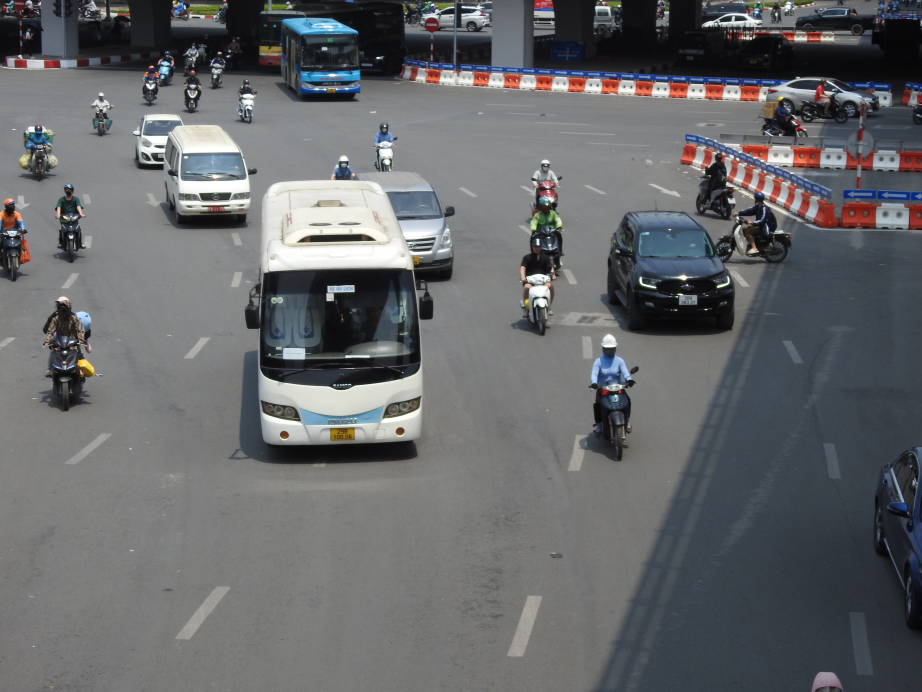
#> input picture test/Mix_001.JPG, 4608 x 3456 px (shown at 1/5 size); its folder holds only this picture in this run
$ python -i preprocess_dataset.py   (imports and definitions only)
#> lines starting #> are read from the running program, lines starting #| are printed output that depends on the picture
#> further down, picture is the input picture: shape (3456, 4608, 3); mean B, G, R 106.2, 103.8, 102.3
import os
import sys
import io
import cv2
import random
import numpy as np
import matplotlib.pyplot as plt
from pathlib import Path

# Fix encoding trên Windows
if sys.stdout.encoding != 'utf-8':
    try:
        if hasattr(sys.stdout, 'buffer') and sys.stdout.buffer is not None:
            sys.stdout = io.TextIOWrapper(sys.stdout.buffer, encoding='utf-8', errors='replace')
        if hasattr(sys.stderr, 'buffer') and sys.stderr.buffer is not None:
            sys.stderr = io.TextIOWrapper(sys.stderr.buffer, encoding='utf-8', errors='replace')
    except (AttributeError, io.UnsupportedOperation):
        pass

class ImagePreprocessor:
    def __init__(self, input_dir="./image", output_dir="./image_output", target_size=(224, 224)):
#> called with input_dir = './image', output_dir = './image_output', target_size = (224, 224)
        self.input_dir = Path(input_dir)
        self.output_dir = Path(output_dir)
        self.target_size = target_size
        self.classes = [d.name for d in self.input_dir.iterdir() if d.is_dir()] if self.input_dir.exists() else []

        self.output_dir.mkdir(parents=True, exist_ok=True)
        for cls in self.classes:
            (self.output_dir / cls).mkdir(exist_ok=True)

    # [18 lines left out: functions is_valid_image, clean_and_resize, not called in this run]

    def augment_image(self, image):
        # Lật ngang ngẫu nhiên
        if random.random() > 0.5:
            image = cv2.flip(image, 1)
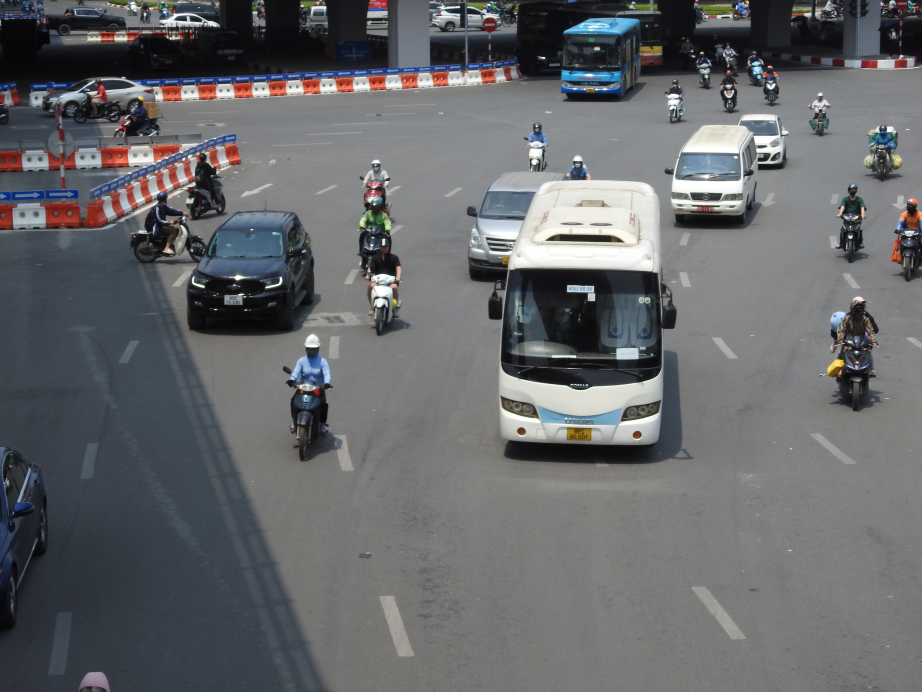
#> image: shape (3456, 4608, 3) (shown at 1/5 size); mean of channels 0, 1, 2 106.2, 103.8, 102.3; drawn as B, G, R
        # Xoay ngẫu nhiên (-20 đến 20 độ)
        if random.random() > 0.5:
            angle = random.randint(-20, 20)
            h, w = image.shape[:2]
#> h = 3456; w = 4608
            M = cv2.getRotationMatrix2D((w/2, h/2), angle, 1.0)
            image = cv2.warpAffine(image, M, (w, h), borderMode=cv2.BORDER_REPLICATE)
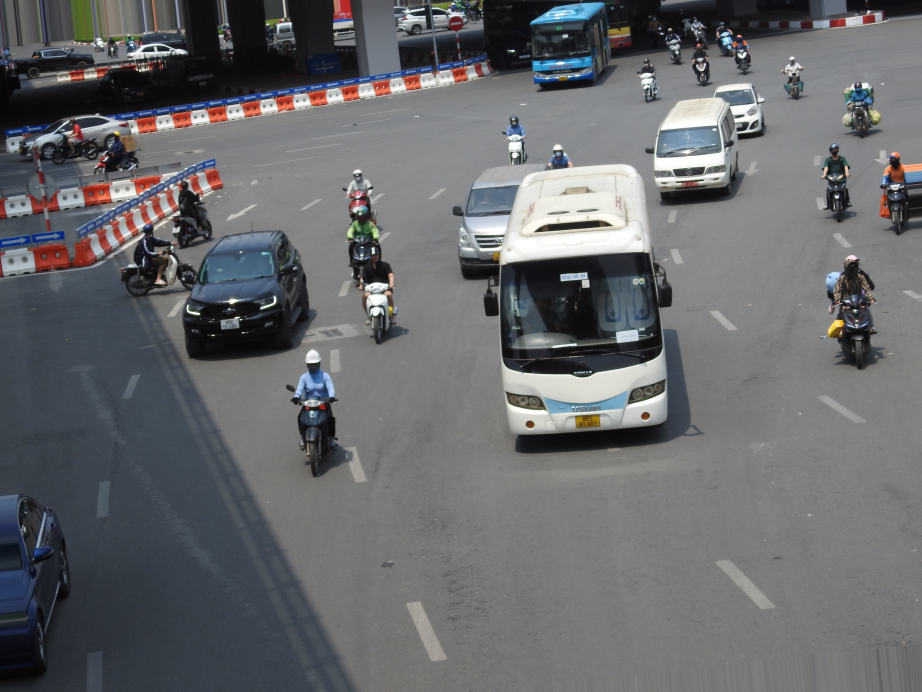
#> image: shape (3456, 4608, 3) (shown at 1/5 size); mean of channels 0, 1, 2 107.2, 104.9, 103.4; drawn as B, G, R
        # Thay đổi độ sáng ngẫu nhiên
        if random.random() > 0.5:
            value = random.randint(-30, 30)
            hsv = cv2.cvtColor(image, cv2.COLOR_BGR2HSV)
            h, s, v = cv2.split(hsv)
            if value >= 0:
                v[v > (255 - value)] = 255
                v[v <= (255 - value)] += value
            else:
                v[v < -value] = 0
                v[v >= -value] -= -value
            image = cv2.cvtColor(cv2.merge((h, s, v)), cv2.COLOR_HSV2BGR)
        return image

    # [44 lines left out: functions balance_data, visualize_samples, not called in this run]

# [7 lines not run here, left out]

>>> import cv2
>>> picture = cv2.imread('test/Mix_001.JPG')
>>> result = ImagePreprocessor().augment_image(picture)

$ run again, on test/Mix_002.JPG
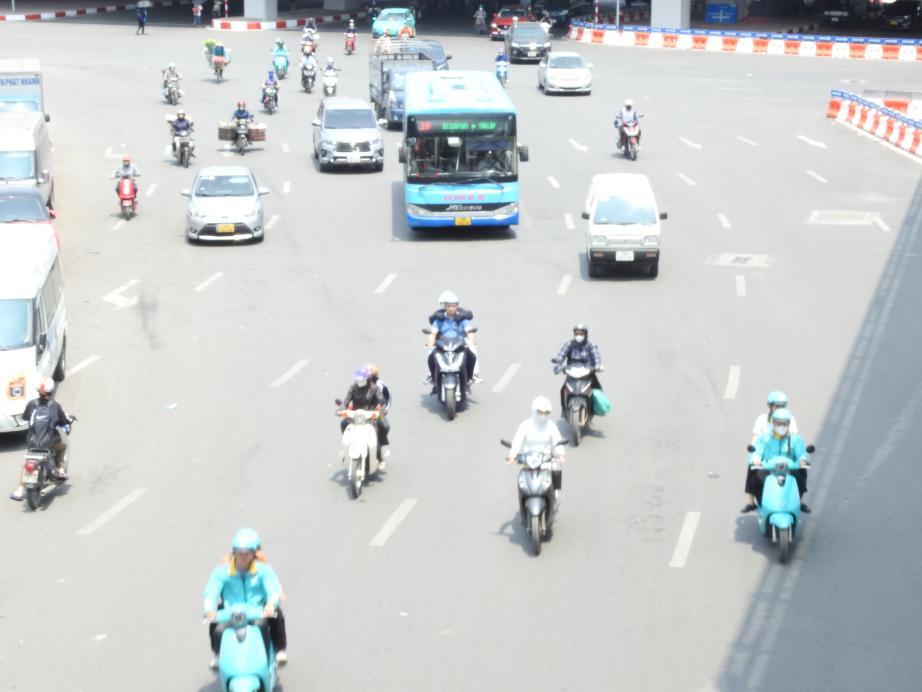
#> input picture test/Mix_002.JPG, 4608 x 3456 px (shown at 1/5 size)
#> picture is the input picture: shape (3456, 4608, 3); mean B, G, R 204, 203.4, 198.8
#> in augment_image, `image = cv2.flip(image, 1)`:
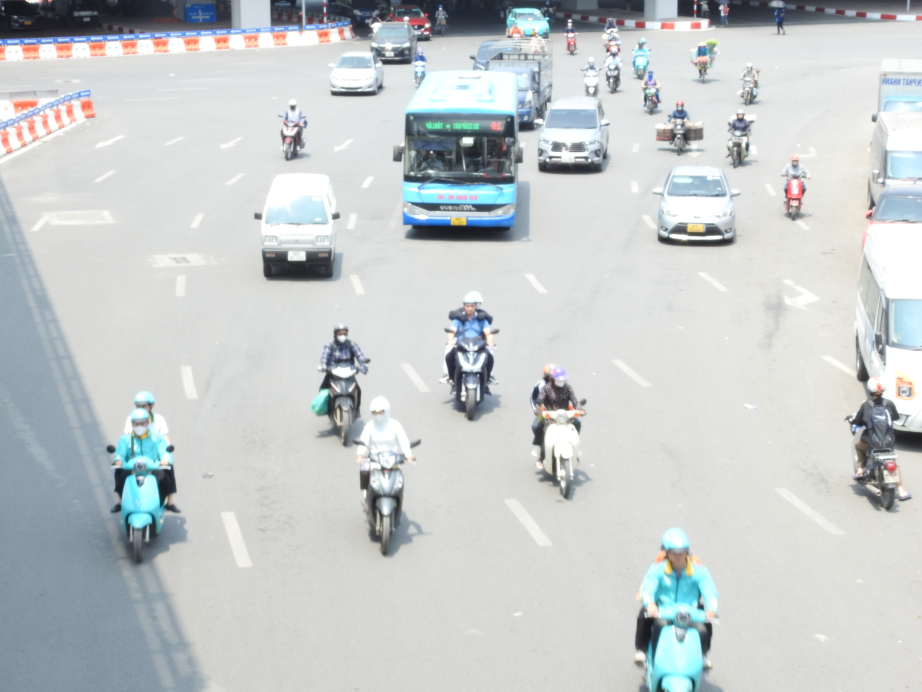
#> image: shape (3456, 4608, 3) (shown at 1/5 size); mean of channels 0, 1, 2 204, 203.4, 198.8; drawn as B, G, R
#> in augment_image, `image = cv2.warpAffine(image, M, (w, h), borderMode=cv2.BORDER_REPLICA..`:
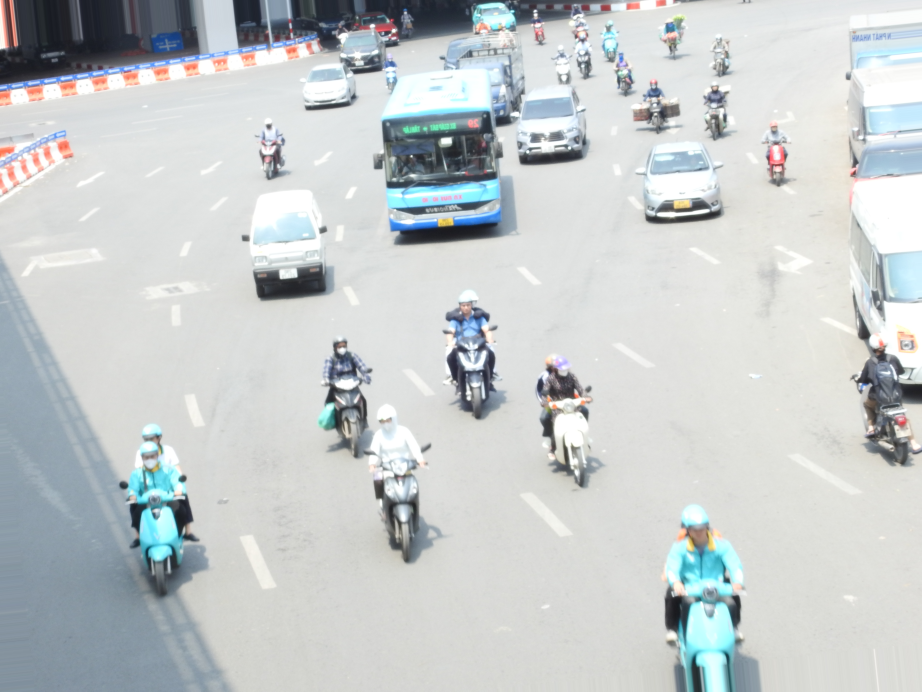
#> image: shape (3456, 4608, 3) (shown at 1/5 size); mean of channels 0, 1, 2 203.8, 203.2, 198.4; drawn as B, G, R

$ run again, on test/Mix_003.JPG
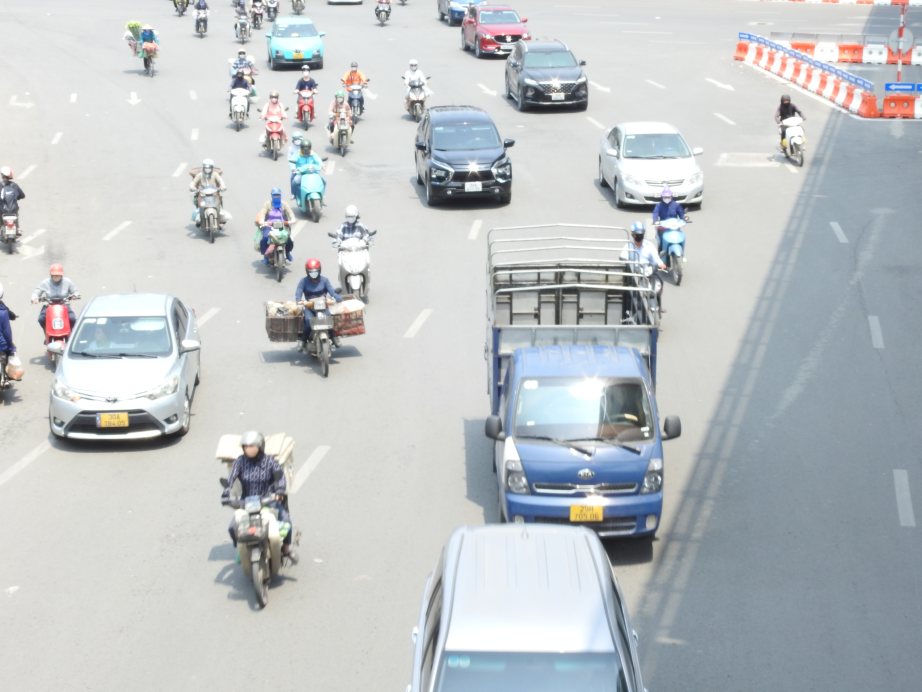
#> input picture test/Mix_003.JPG, 4608 x 3456 px (shown at 1/5 size)
#> picture is the input picture: shape (3456, 4608, 3); mean B, G, R 197.9, 195.8, 191
#> in augment_image, `image = cv2.flip(image, 1)`:
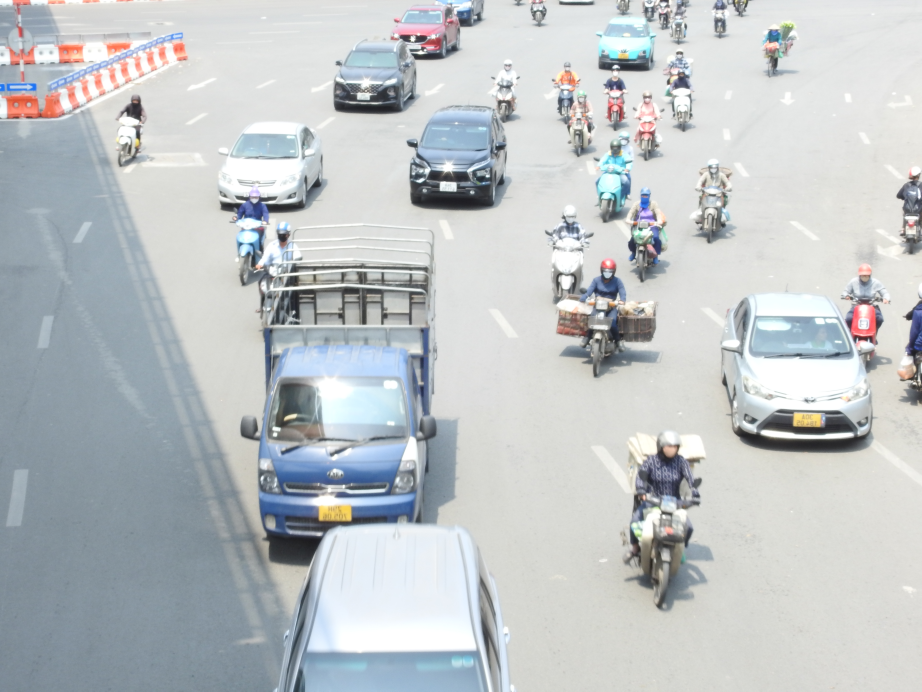
#> image: shape (3456, 4608, 3) (shown at 1/5 size); mean of channels 0, 1, 2 197.9, 195.8, 191; drawn as B, G, R
#> in augment_image, `image = cv2.warpAffine(image, M, (w, h), borderMode=cv2.BORDER_REPLICA..`:
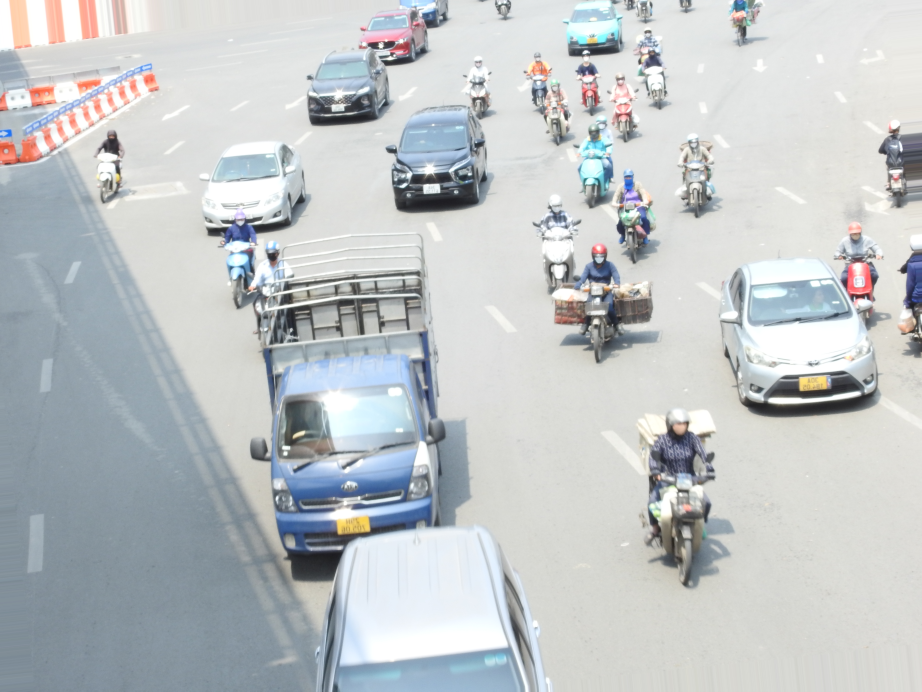
#> image: shape (3456, 4608, 3) (shown at 1/5 size); mean of channels 0, 1, 2 198.5, 196.7, 192.3; drawn as B, G, R

$ run again, on test/Mix_004.JPG
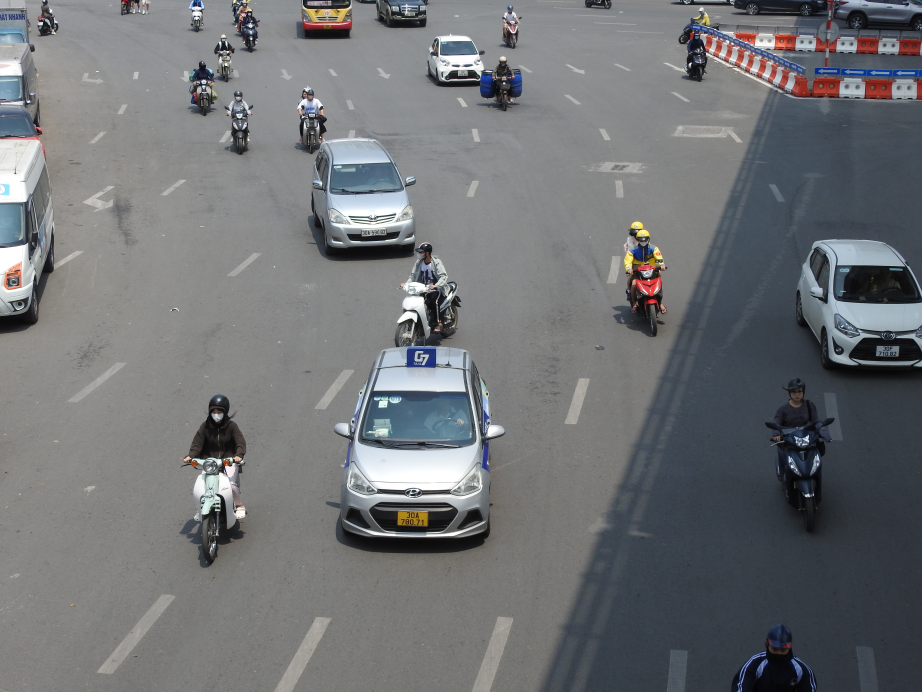
#> input picture test/Mix_004.JPG, 4608 x 3456 px (shown at 1/5 size)
#> picture is the input picture: shape (3456, 4608, 3); mean B, G, R 117.1, 114.7, 112.5
#> in augment_image, `image = cv2.flip(image, 1)`:
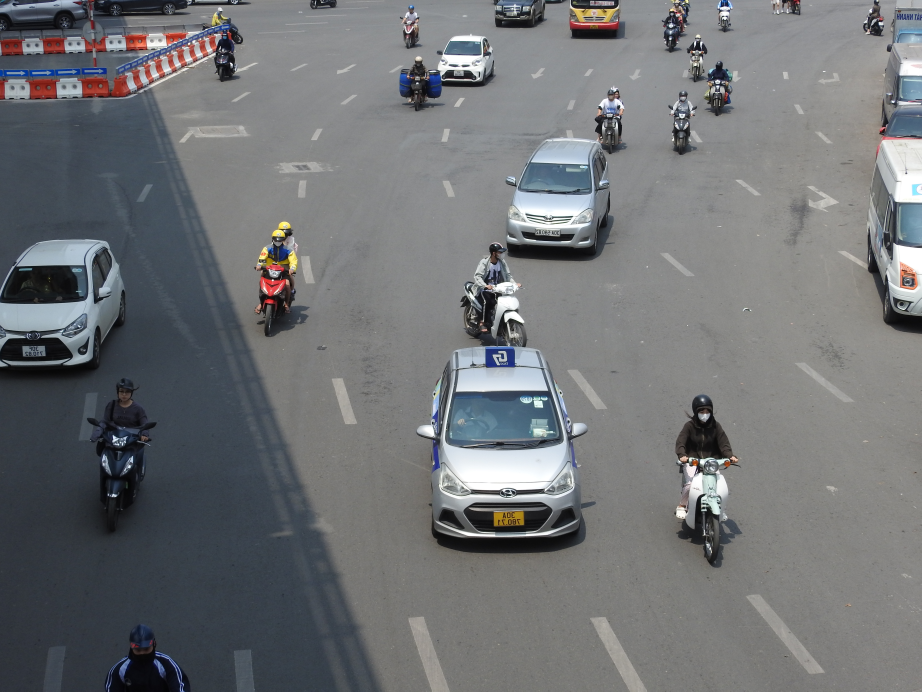
#> image: shape (3456, 4608, 3) (shown at 1/5 size); mean of channels 0, 1, 2 117.1, 114.7, 112.5; drawn as B, G, R
#> in augment_image, `image = cv2.warpAffine(image, M, (w, h), borderMode=cv2.BORDER_REPLICA..`:
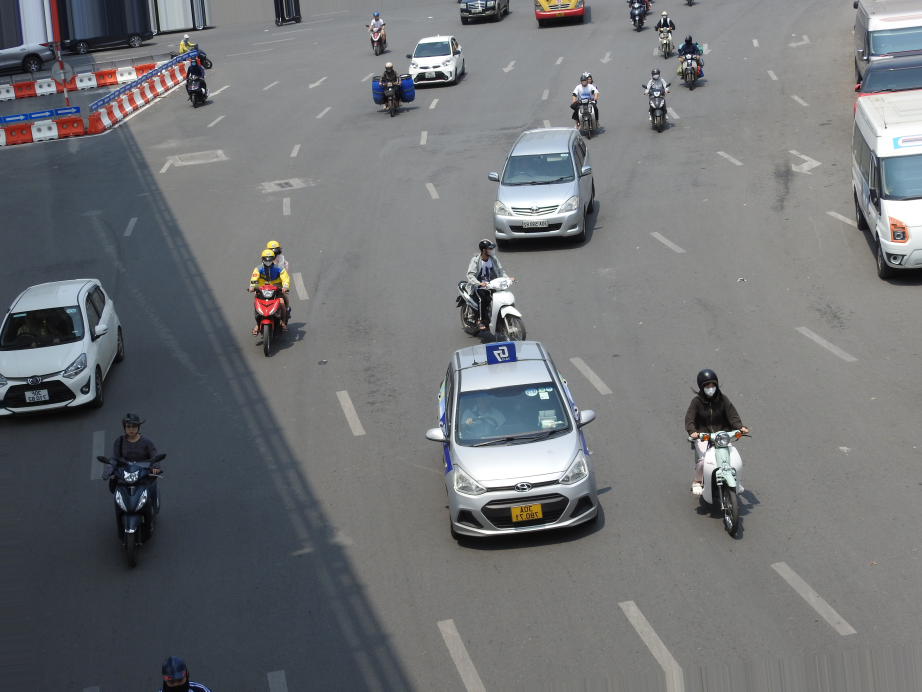
#> image: shape (3456, 4608, 3) (shown at 1/5 size); mean of channels 0, 1, 2 117.9, 115.5, 113.2; drawn as B, G, R
